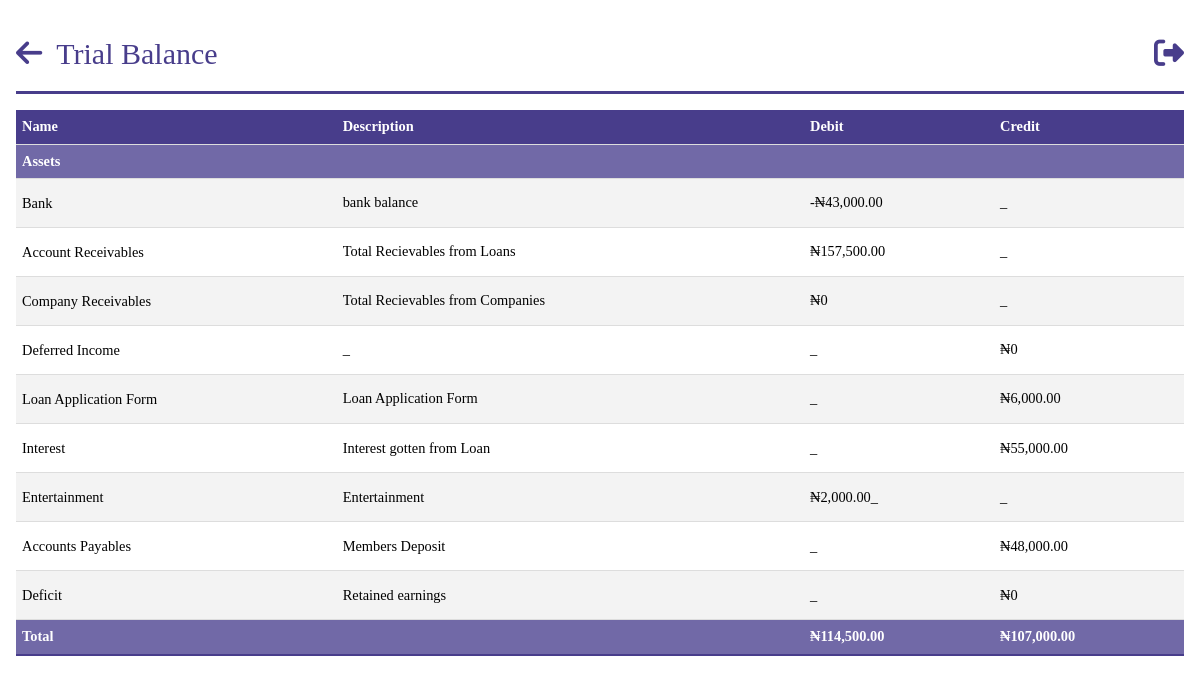
/trial_balance (signed in), run on an earlier commit of the app's database.
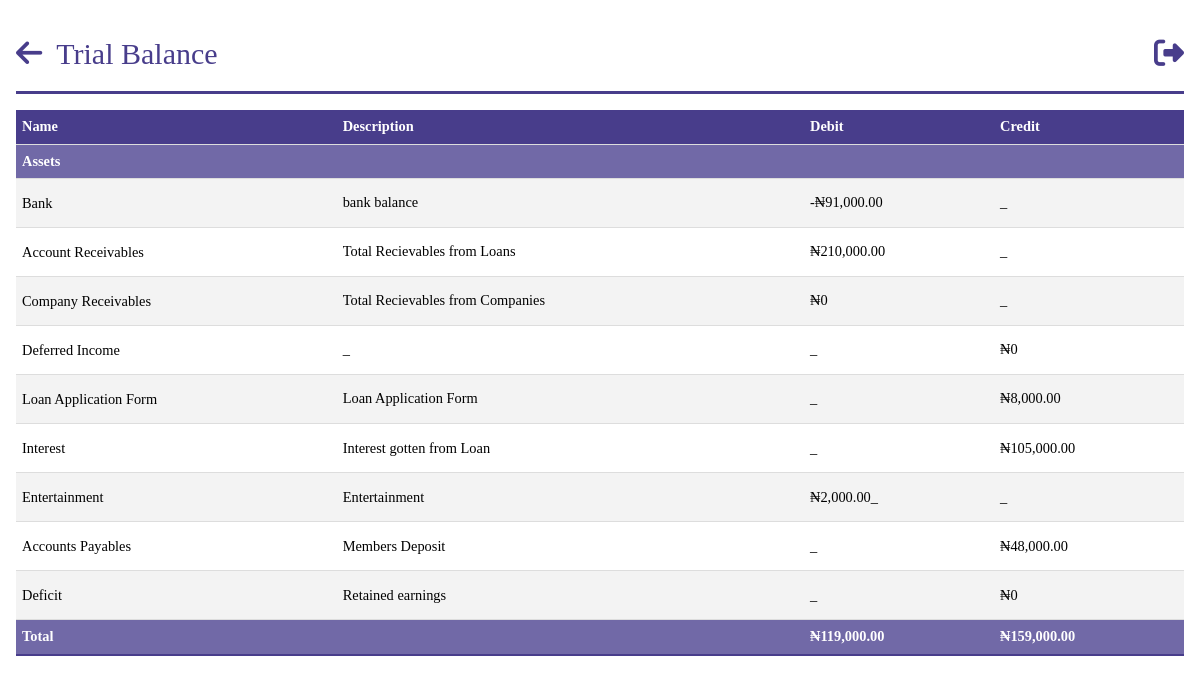
And on a later commit of the database.
### models.py (models this page shows, shortened)
class Income(db.Model):
    __tablename__ = "incomes"
    id = db.Column(db.Integer, primary_key=True)
    name = db.Column(db.String)
    description = db.Column(db.String, nullable=True)
    balance_bfd = db.Column(db.Float, default=0.0)
    balance = db.Column(db.Float, default=0.0)
    payments = db.relationship("IncomePayment", backref="income")

### app.py (the view)
@app.route("/trial_balance")
@login_required
@role_required(["Admin", "Secretary", "Sub-Admin"])
def trial_balance():
    cash_and_bank = query.get_cash_and_banks()
    accounts_receivable = query.get_accounts_receivable()
    company_receivable = query.get_company_receivables()
    total_investments = query.get_total_investment()
    total_liabilities = query.get_total_liabilities()
    net_income = query.get_net_income()
    accounts_payable = query.get_accounts_payable()
    accounts_payable = query.get_accounts_payable()
    fixed_assets = Asset.query.all()
    liabilities = Liability.query.all()
    incomes = Income.query.all()
    expenses = Expense.query.all()
    investments = Investment.query.all()
    total_fixed_assets = sum(a.balance for a in fixed_assets)
    total_assets = cash_and_bank + accounts_receivable+ company_receivable+ total_investments+ total_fixed_assets
    total_dr = total_assets
    total_cr = net_income+ accounts_payable+ total_liabilities
    context = {
        "assets": fixed_assets,
        "incomes": incomes,
        "expenses": expenses,
        "liabilities": liabilities,
        "investments": investments,
        "cash_and_bank": cash_and_bank,
        "accounts_receivable": accounts_receivable,
        "company_receivable": company_receivable,
        "net_income": net_income,
        "accounts_payable": accounts_payable,
        "accounts_payable": accounts_payable,
        "total_dr": total_dr,
        "total_cr": total_cr,
    }
    return render_template("query/trial-balance.html", **context)

### app.py (called while the page is built)
@login_manager.user_loader
def load_user(person_id):
    return Person.query.get(person_id)

def role_required(roles_required):
    def decorator(view_func):
        @wraps(view_func)
        def wrapper(*args, **kwargs):
            if not current_user.is_authenticated:
                flash("You must be logged in to access this page.", "error")
                return redirect(url_for("login"))
            user_role = current_user.role
            if user_role.name not in roles_required:
                flash("You don't have the required role to access this page.", "error")
                return redirect(
                    url_for("dashboard")
                )  # Change this to your desired redirect
            return view_func(*args, **kwargs)
        return wrapper
    return decorator

@app.before_request
def before_request():
    g.user = current_user

@app.template_filter("currency")
@login_required
def currency(value):
    modified_value = format_currency(value)  # Modify the value as needed
    return modified_value

### queries.py (called while the page is built)
    def get_cash_and_banks(self):
        bank = Bank.query.all()
        total = sum([b.new_balance for b in bank if b.new_balance])
        return total

### templates/query/trial-balance.html (shortened to what this page needs)
{%extends 'base.html' %}
{% block header%}
Trial Balance
{% endblock  %}
{% block anchor%}
<a href="{{ url_for('queries') }}" id='arrow'><i class="fa-solid fa-arrow-left"></i></a>
{% endblock  %}
{%block content%}
<body id="person">
    <table class="tab-content">
        <tbody>
            <tr>
                <th>Name</th>
                <th>Description</th>
                <th>Debit</th>
                <th>Credit</th>
            </tr>
            <tr>
                <th colspan="5" class="total">Assets</th>
            </tr>
            <tr>
                <td><a href="{{ url_for('bank_report')}}">Bank</a></td>
                <td>bank balance</td>
                <td>{{ cash_and_bank | currency }}</td>
                <td> _ </td>
            <tr>
                <td><a href="{{url_for('get_loan')}}">Account Receivables</a></td>
                <td>Total Recievables from Loans</td>
                <td>{{ accounts_receivable | currency }}</td>
                <td>_</td>
            </tr>
            <tr>
                <td><a href="{{url_for('companies_report')}}">Company Receivables</a></td>
                <td>Total Recievables from Companies</td>
                <td> {{ company_receivable | currency }} </td>
                <td>_</td>
            </tr>
            <tr>
                <td><a href="">Deferred Income </a></td>
                <td>_</td>
                <td> _ </td>
                <td>{{ deferred_income | currency }}</td>
            </tr>
            {% for income in incomes %}
            <tr>
                <td><a href="{{url_for('ledger_report',ledger='income',ledger_id=income.id)}}">{{ income.name }}</a></td>
                <td>{{income.description}}</td>
                <td>_</td>
                <td>{{income.balance | currency}}</td>
            </tr>
            {% endfor %}
            {% for expense in expenses %}
            <tr>
                <td><a href="{{url_for('ledger_report',ledger='expense',ledger_id=expense.id)}}">{{ expense.name }}</a></td>
                <td>{{expense.description}}</td>
                <td>{{expense.balance | currency}}_</td>
                <td>_</td>
            <tr>
                {% endfor %}
            <td><a href="{{url_for('get_payments')}}">Accounts Payables</a></td>
            <td>Members Deposit</td>
                <td> _ </td>
                <td>{{ accounts_payable | currency }}</td>
            </tr>
            <tr>
                <td><a href="">Deficit </a></td>
                <td>Retained earnings</td>
                <td> _ </td>
                <td>{{ deficit | currency }}</td>
            </tr>
            <tr>
                <th colspan="2" class="total">Total</th>
                <th colspan="1" class="total">{{total_dr | currency}}</th>
                <th colspan="1" class="total">{{total_cr | currency}}</th>
            </tr>
        </tbody>
    </table>
{%endblock%}

What changed in the data, as far as the page shows it:
changed Income "Loan Application Form": balance "₦6,000.00" → "₦8,000.00"
changed Income "Interest": balance "₦55,000.00" → "₦105,000.00"
Also different on the page:
{{ cash_and_bank | currency }}: "-₦43,000.00" → "-₦91,000.00"
{{ accounts_receivable | currency }}: "₦157,500.00" → "₦210,000.00"
{{ total_dr | currency }}: "₦114,500.00" → "₦119,000.00"
{{ total_cr | currency }}: "₦107,000.00" → "₦159,000.00"
